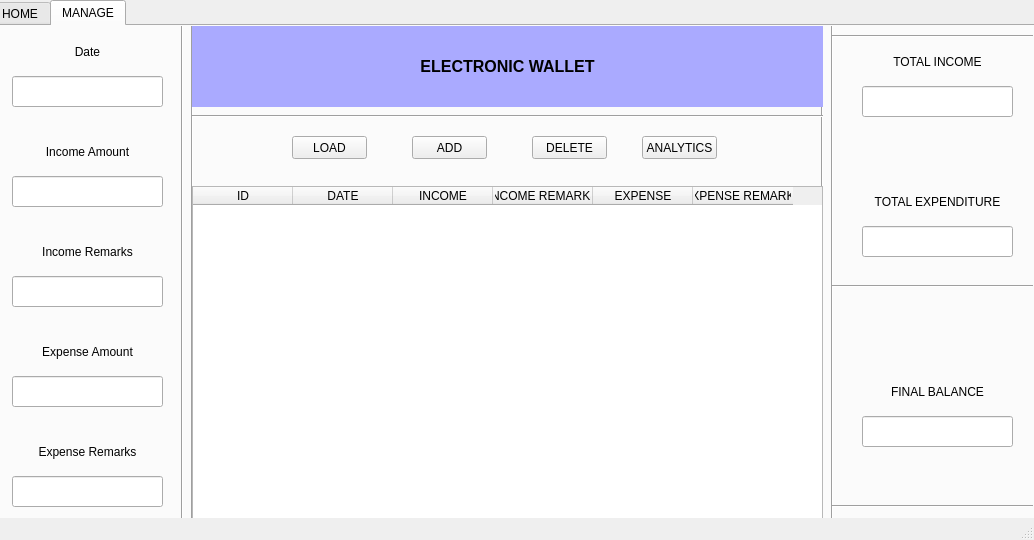
<?xml version="1.0" encoding="UTF-8"?>
<ui version="4.0">
 <class>MainWindow</class>
 <widget class="QMainWindow" name="MainWindow">
  <property name="geometry">
   <rect>
    <x>0</x>
    <y>0</y>
    <width>1034</width>
    <height>540</height>
   </rect>
  </property>
  <property name="windowTitle">
   <string>MainWindow</string>
  </property>
  <property name="styleSheet">
   <string notr="true"/>
  </property>
  <widget class="QWidget" name="centralwidget">
   <widget class="QTabWidget" name="TabWidget">
    <property name="geometry">
     <rect>
      <x>-10</x>
      <y>0</y>
      <width>1321</width>
      <height>541</height>
     </rect>
    </property>
    <property name="autoFillBackground">
     <bool>false</bool>
    </property>
    <property name="currentIndex">
     <number>1</number>
    </property>
    <widget class="QWidget" name="HomeTab">
     <attribute name="title">
      <string>HOME</string>
     </attribute>
     <widget class="QLabel" name="HomeImageLabel">
      <property name="geometry">
       <rect>
        <x>10</x>
        <y>0</y>
        <width>1031</width>
        <height>521</height>
       </rect>
      </property>
      <property name="text">
       <string/>
      </property>
      <property name="pixmap">
       <pixmap>HomeImage.jpg</pixmap>
      </property>
      <property name="scaledContents">
       <bool>true</bool>
      </property>
      <property name="alignment">
       <set>Qt::AlignCenter</set>
      </property>
     </widget>
    </widget>
    <widget class="QWidget" name="ManageTab">
     <attribute name="title">
      <string>MANAGE</string>
     </attribute>
     <widget class="Line" name="line">
      <property name="geometry">
       <rect>
        <x>180</x>
        <y>-10</y>
        <width>20</width>
        <height>521</height>
       </rect>
      </property>
      <property name="orientation">
       <enum>Qt::Vertical</enum>
      </property>
     </widget>
     <widget class="Line" name="line_2">
      <property name="geometry">
       <rect>
        <x>190</x>
        <y>-10</y>
        <width>20</width>
        <height>521</height>
       </rect>
      </property>
      <property name="orientation">
       <enum>Qt::Vertical</enum>
      </property>
     </widget>
     <widget class="Line" name="line_4">
      <property name="geometry">
       <rect>
        <x>820</x>
        <y>-10</y>
        <width>20</width>
        <height>521</height>
       </rect>
      </property>
      <property name="orientation">
       <enum>Qt::Vertical</enum>
      </property>
     </widget>
     <widget class="Line" name="line_3">
      <property name="geometry">
       <rect>
        <x>830</x>
        <y>-10</y>
        <width>20</width>
        <height>521</height>
       </rect>
      </property>
      <property name="orientation">
       <enum>Qt::Vertical</enum>
      </property>
     </widget>
     <widget class="QLabel" name="DateLabel">
      <property name="geometry">
       <rect>
        <x>20</x>
        <y>10</y>
        <width>151</width>
        <height>31</height>
       </rect>
      </property>
      <property name="text">
       <string>Date</string>
      </property>
      <property name="alignment">
       <set>Qt::AlignCenter</set>
      </property>
     </widget>
     <widget class="QLabel" name="IncomeAmountLabel">
      <property name="geometry">
       <rect>
        <x>20</x>
        <y>110</y>
        <width>151</width>
        <height>31</height>
       </rect>
      </property>
      <property name="text">
       <string>Income Amount</string>
      </property>
      <property name="alignment">
       <set>Qt::AlignCenter</set>
      </property>
     </widget>
     <widget class="QLabel" name="IncomeRemarksLabel">
      <property name="geometry">
       <rect>
        <x>20</x>
        <y>210</y>
        <width>151</width>
        <height>31</height>
       </rect>
      </property>
      <property name="text">
       <string>Income Remarks</string>
      </property>
      <property name="alignment">
       <set>Qt::AlignCenter</set>
      </property>
     </widget>
     <widget class="QLabel" name="ExpenseLabel">
      <property name="geometry">
       <rect>
        <x>20</x>
        <y>310</y>
        <width>151</width>
        <height>31</height>
       </rect>
      </property>
      <property name="text">
       <string>Expense Amount</string>
      </property>
      <property name="alignment">
       <set>Qt::AlignCenter</set>
      </property>
     </widget>
     <widget class="QLabel" name="ExpenseRemarksLabel">
      <property name="geometry">
       <rect>
        <x>20</x>
        <y>410</y>
        <width>151</width>
        <height>31</height>
       </rect>
      </property>
      <property name="text">
       <string>Expense Remarks</string>
      </property>
      <property name="alignment">
       <set>Qt::AlignCenter</set>
      </property>
     </widget>
     <widget class="QLineEdit" name="DateText">
      <property name="geometry">
       <rect>
        <x>20</x>
        <y>50</y>
        <width>151</width>
        <height>31</height>
       </rect>
      </property>
      <property name="text">
       <string/>
      </property>
     </widget>
     <widget class="QLineEdit" name="IncomeAmountText">
      <property name="geometry">
       <rect>
        <x>20</x>
        <y>150</y>
        <width>151</width>
        <height>31</height>
       </rect>
      </property>
     </widget>
     <widget class="QLineEdit" name="IncomeRemarksText_2">
      <property name="geometry">
       <rect>
        <x>20</x>
        <y>250</y>
        <width>151</width>
        <height>31</height>
       </rect>
      </property>
     </widget>
     <widget class="QLineEdit" name="ExpenseRemarksText_2">
      <property name="geometry">
       <rect>
        <x>20</x>
        <y>350</y>
        <width>151</width>
        <height>31</height>
       </rect>
      </property>
     </widget>
     <widget class="QLineEdit" name="ExpenseRemarkseText">
      <property name="geometry">
       <rect>
        <x>20</x>
        <y>450</y>
        <width>151</width>
        <height>31</height>
       </rect>
      </property>
     </widget>
     <widget class="QTableWidget" name="tableWidget">
      <property name="geometry">
       <rect>
        <x>200</x>
        <y>160</y>
        <width>631</width>
        <height>341</height>
       </rect>
      </property>
      <property name="dragEnabled">
       <bool>true</bool>
      </property>
      <property name="alternatingRowColors">
       <bool>true</bool>
      </property>
      <property name="sortingEnabled">
       <bool>true</bool>
      </property>
      <property name="rowCount">
       <number>0</number>
      </property>
      <property name="columnCount">
       <number>6</number>
      </property>
      <column>
       <property name="text">
        <string>ID</string>
       </property>
      </column>
      <column>
       <property name="text">
        <string>DATE</string>
       </property>
      </column>
      <column>
       <property name="text">
        <string>INCOME</string>
       </property>
      </column>
      <column>
       <property name="text">
        <string>INCOME REMARKS</string>
       </property>
      </column>
      <column>
       <property name="text">
        <string>EXPENSE</string>
       </property>
      </column>
      <column>
       <property name="text">
        <string>EXPENSE REMARKS</string>
       </property>
      </column>
     </widget>
     <widget class="QLabel" name="EwalletHeaderText">
      <property name="geometry">
       <rect>
        <x>200</x>
        <y>0</y>
        <width>631</width>
        <height>81</height>
       </rect>
      </property>
      <property name="font">
       <font>
        <pointsize>12</pointsize>
        <weight>75</weight>
        <bold>true</bold>
       </font>
      </property>
      <property name="styleSheet">
       <string notr="true">background-color: rgb(170, 170, 255);</string>
      </property>
      <property name="text">
       <string>ELECTRONIC WALLET</string>
      </property>
      <property name="alignment">
       <set>Qt::AlignCenter</set>
      </property>
     </widget>
     <widget class="QPushButton" name="AddButton">
      <property name="geometry">
       <rect>
        <x>420</x>
        <y>110</y>
        <width>75</width>
        <height>23</height>
       </rect>
      </property>
      <property name="text">
       <string>ADD</string>
      </property>
     </widget>
     <widget class="QPushButton" name="DeleteButton">
      <property name="geometry">
       <rect>
        <x>540</x>
        <y>110</y>
        <width>75</width>
        <height>23</height>
       </rect>
      </property>
      <property name="text">
       <string>DELETE</string>
      </property>
     </widget>
     <widget class="Line" name="line_5">
      <property name="geometry">
       <rect>
        <x>200</x>
        <y>80</y>
        <width>631</width>
        <height>20</height>
       </rect>
      </property>
      <property name="orientation">
       <enum>Qt::Horizontal</enum>
      </property>
     </widget>
     <widget class="QPushButton" name="AnalyticsButton">
      <property name="geometry">
       <rect>
        <x>650</x>
        <y>110</y>
        <width>75</width>
        <height>23</height>
       </rect>
      </property>
      <property name="text">
       <string>ANALYTICS</string>
      </property>
     </widget>
     <widget class="QLineEdit" name="TotalExpenditureText">
      <property name="geometry">
       <rect>
        <x>870</x>
        <y>200</y>
        <width>151</width>
        <height>31</height>
       </rect>
      </property>
      <property name="readOnly">
       <bool>true</bool>
      </property>
     </widget>
     <widget class="QLabel" name="TotalIncomeLabel">
      <property name="geometry">
       <rect>
        <x>870</x>
        <y>20</y>
        <width>151</width>
        <height>31</height>
       </rect>
      </property>
      <property name="text">
       <string>TOTAL INCOME</string>
      </property>
      <property name="alignment">
       <set>Qt::AlignCenter</set>
      </property>
     </widget>
     <widget class="QLineEdit" name="FinalBalanceText">
      <property name="geometry">
       <rect>
        <x>870</x>
        <y>390</y>
        <width>151</width>
        <height>31</height>
       </rect>
      </property>
      <property name="readOnly">
       <bool>true</bool>
      </property>
     </widget>
     <widget class="QLineEdit" name="TotalIncomeText">
      <property name="geometry">
       <rect>
        <x>870</x>
        <y>60</y>
        <width>151</width>
        <height>31</height>
       </rect>
      </property>
      <property name="text">
       <string/>
      </property>
      <property name="readOnly">
       <bool>true</bool>
      </property>
     </widget>
     <widget class="QLabel" name="TotalExpenditureLabel">
      <property name="geometry">
       <rect>
        <x>870</x>
        <y>160</y>
        <width>151</width>
        <height>31</height>
       </rect>
      </property>
      <property name="text">
       <string>TOTAL EXPENDITURE</string>
      </property>
      <property name="alignment">
       <set>Qt::AlignCenter</set>
      </property>
     </widget>
     <widget class="QLabel" name="FinalBalanceLabel">
      <property name="geometry">
       <rect>
        <x>870</x>
        <y>350</y>
        <width>151</width>
        <height>31</height>
       </rect>
      </property>
      <property name="text">
       <string>FINAL BALANCE</string>
      </property>
      <property name="alignment">
       <set>Qt::AlignCenter</set>
      </property>
     </widget>
     <widget class="Line" name="line_6">
      <property name="geometry">
       <rect>
        <x>840</x>
        <y>250</y>
        <width>201</width>
        <height>20</height>
       </rect>
      </property>
      <property name="orientation">
       <enum>Qt::Horizontal</enum>
      </property>
     </widget>
     <widget class="Line" name="line_7">
      <property name="geometry">
       <rect>
        <x>840</x>
        <y>0</y>
        <width>201</width>
        <height>20</height>
       </rect>
      </property>
      <property name="orientation">
       <enum>Qt::Horizontal</enum>
      </property>
     </widget>
     <widget class="Line" name="line_8">
      <property name="geometry">
       <rect>
        <x>840</x>
        <y>470</y>
        <width>201</width>
        <height>20</height>
       </rect>
      </property>
      <property name="orientation">
       <enum>Qt::Horizontal</enum>
      </property>
     </widget>
     <widget class="QPushButton" name="LoadDataButton">
      <property name="geometry">
       <rect>
        <x>300</x>
        <y>110</y>
        <width>75</width>
        <height>23</height>
       </rect>
      </property>
      <property name="text">
       <string>LOAD</string>
      </property>
     </widget>
    </widget>
   </widget>
  </widget>
  <widget class="QStatusBar" name="statusbar"/>
 </widget>
 <resources/>
 <connections/>
</ui>
